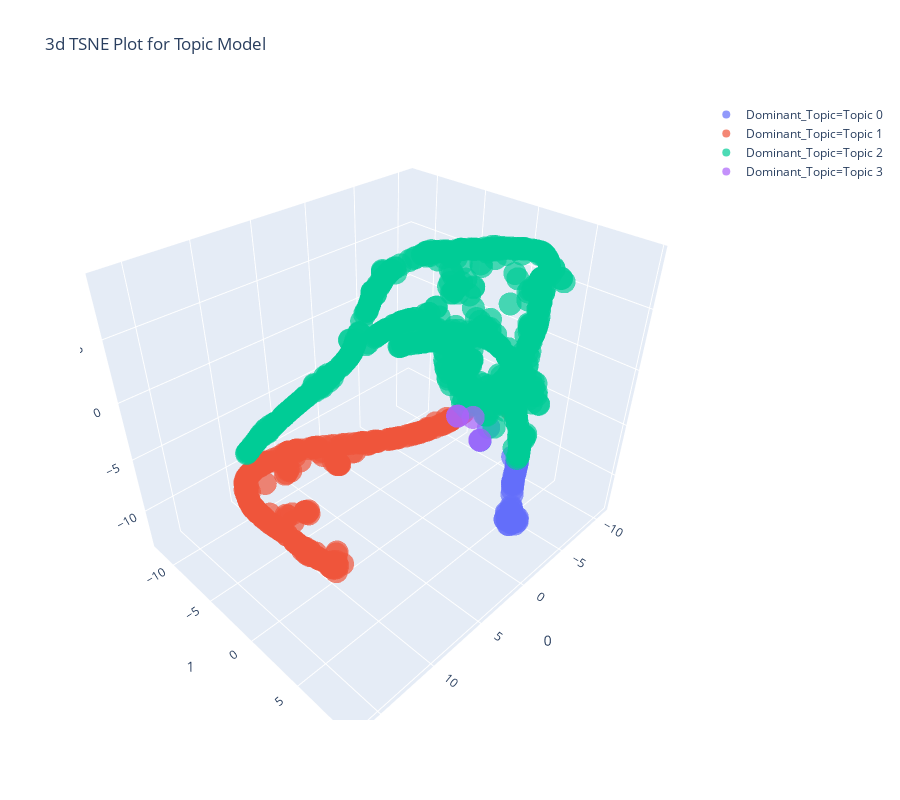

Write notebook code for a chart like this one.
### Code cell
plot_model(lda, plot = 'tsne')

### Figure 1 — Plotly figure (JSON) as saved in the notebook; plotly's stock layout.template omitted (floating-point values rounded to 4 significant figures; data arrays with more than 128 entries replaced by an {"elided": "..."} marker saying what was removed)
{"data": [{"hovertemplate": "Dominant_Topic=Topic 0<br>0=%{x}<br>1=%{y}<br>2=%{z}", "showlegend": true, "legendgroup": "Dominant_Topic=Topic 0", "name": "Dominant_Topic=Topic 0", "scene": "scene", "y": [8.786, 8.895, 6.913, 8.179, 9.58, 8.903, 9.067, 7.07, 4.811, 9.491, 9.151, 7.752, 8.918, 7.682, 6.872, 9.137, 7.814, 9.086, 9.54, 7.199, 9.481, 7.378, 7.697, 8.839, 6.904, 8.657, 5.383, 8.719, 9.452, 5.378, 9.283, 9.469, 7.224, 7.985, 6.794, 8.89, 6.802, 8.677, 7.025, 6.762, 7.563, 7.134, 9.211, 9.203, 9.479, 7.75], "hoverlabel": {"namelength": 0}, "mode": "markers", "marker": {"color": "#636efa", "opacity": 0.7, "symbol": "circle"}, "x": [0.6727, 1.18, -2.164, -0.08374, 1.079, 1.518, 0.9335, -2.08, -1.234, 1.249, 1.377, -0.7007, 1.528, -0.8081, -2.218, 0.7226, -0.6068, 1.099, 0.9755, -1.654, 1.125, -1.309, -0.7178, 1.156, -2.204, 0.5655, 0.4294, 0.614, 1.521, 0.4267, 0.9996, 1.498, -1.611, -0.353, -2.315, 1.323, -2.385, 1.111, -1.977, -2.492, -1.008, -1.204, 1.418, 1.546, 0.8949, -0.667], "z": [-6.616, -7.258, -5.503, -6.074, -6.805, -6.882, -7.261, -3.198, -2.569, -6.634, -6.5, -5.737, -6.936, -5.692, -3.396, -6.926, -5.776, -6.414, -7.049, -5.592, -7.232, -5.576, -5.589, -7.201, -5.519, -6.482, -2.516, -6.56, -6.912, -2.512, -7.307, -6.857, -5.596, -5.911, -5.381, -6.505, -5.496, -6.699, -5.551, -5.279, -5.653, -3.913, -7.296, -7.168, -6.82, -5.673], "type": "scatter3d"}, {"hovertemplate": "Dominant_Topic=Topic 1<br>0=%{x}<br>1=%{y}<br>2=%{z}", "showlegend": true, "legendgroup": "Dominant_Topic=Topic 1", "name": "Dominant_Topic=Topic 1", "scene": "scene", "y": {"elided": "238 float values"}, "hoverlabel": {"namelength": 0}, "mode": "markers", "marker": {"color": "#EF553B", "opacity": 0.7, "symbol": "circle"}, "x": {"elided": "238 float values"}, "z": {"elided": "238 float values"}, "type": "scatter3d"}, {"hovertemplate": "Dominant_Topic=Topic 2<br>0=%{x}<br>1=%{y}<br>2=%{z}", "showlegend": true, "legendgroup": "Dominant_Topic=Topic 2", "name": "Dominant_Topic=Topic 2", "scene": "scene", "y": {"elided": "712 float values"}, "hoverlabel": {"namelength": 0}, "mode": "markers", "marker": {"color": "#00cc96", "opacity": 0.7, "symbol": "circle"}, "x": {"elided": "712 float values"}, "z": {"elided": "712 float values"}, "type": "scatter3d"}, {"hovertemplate": "Dominant_Topic=Topic 3<br>0=%{x}<br>1=%{y}<br>2=%{z}", "showlegend": true, "legendgroup": "Dominant_Topic=Topic 3", "name": "Dominant_Topic=Topic 3", "scene": "scene", "y": [4.101, 4.006, 5.362, 4.087], "hoverlabel": {"namelength": 0}, "mode": "markers", "marker": {"color": "#ab63fa", "opacity": 0.7, "symbol": "circle"}, "x": [1.491, -0.388, 0.438, 1.471], "z": [-0.5576, -1.664, -2.488, -0.5588], "type": "scatter3d"}], "layout": {"title": {"text": "3d TSNE Plot for Topic Model"}, "scene": {"domain": {"y": [0, 1], "x": [0, 1]}, "zaxis": {"title": {"text": "2"}}, "xaxis": {"title": {"text": "0"}}, "yaxis": {"title": {"text": "1"}}}, "height": 800, "width": 900, "legend": {"tracegroupgap": 0}}}
